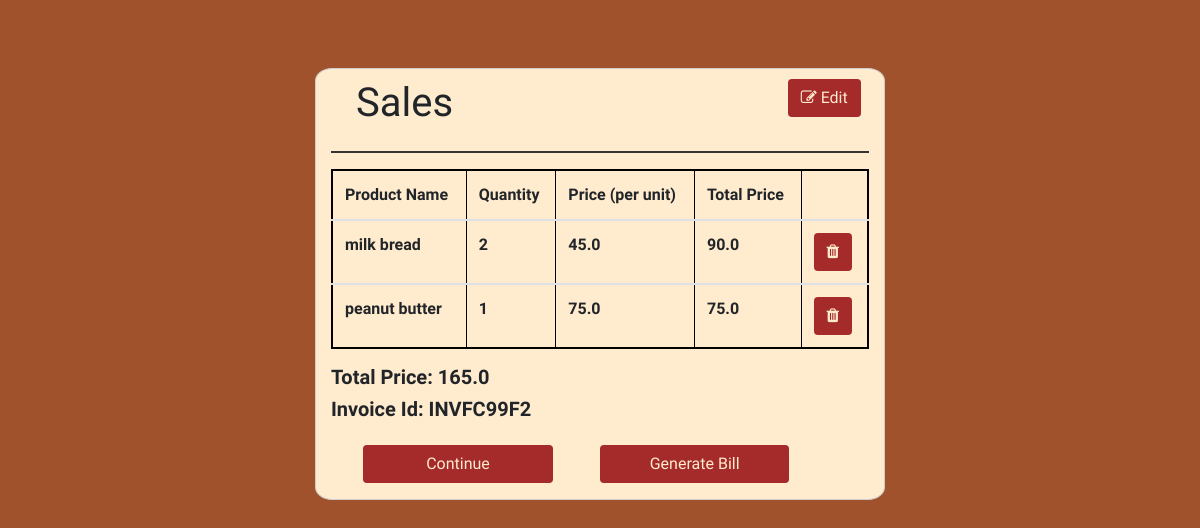
The page /sales/INVFC99F2/confirmation on the database its author committed.
### inv_app/models.py (models this page shows, shortened)
class Cust_Sale(models.Model):
    product_name = models.CharField(max_length = 100)
    quantity = models.IntegerField()
    price = models.FloatField(max_length = 10)
    total_price = models.FloatField(max_length = 10)
    invoice_id = models.ForeignKey(Invoice, on_delete = models.CASCADE)
    sale_date = models.DateTimeField(auto_now_add = True)

class Invoice(models.Model):
    invoice_id = models.CharField(primary_key=True, max_length = 10)
    cust_name = models.CharField(max_length = 100)
    cust_phone = PhoneNumberField()

### inv_app/views.py (the view)
# urls.py: path('sales/<invoice_id>/confirmation', views.confirm, name = "confirm"),
def confirm(request, invoice_id):
    invoice = Invoice.objects.filter(invoice_id = invoice_id).first()
    product_sale = Cust_Sale.objects.filter(invoice_id = invoice.invoice_id).all()
    total_price = 0
    for prod in product_sale:
        total_price = total_price + prod.price * prod.quantity
    return render(request, 'confirmation.html', {'total': total_price, 'invoice': invoice.invoice_id, 'product_sale': product_sale})

### templates/confirmation.html (shortened to what this page needs)
{% load static %}
<!DOCTYPE html>
<html lang="en">
    <head>
        <link rel="stylesheet" href="https://maxcdn.bootstrapcdn.com/bootstrap/4.0.0/css/bootstrap.min.css">
        <link rel="stylesheet" href="https://stackpath.bootstrapcdn.com/font-awesome/4.7.0/css/font-awesome.min.css">
        <link rel="stylesheet" href="{% static 'css/styles.css' %}">
    </head>
    <body>
        <div class="container">
            <div class="row">
                <div class="prod col-md-6 offset-md-3 col-12">
                    <div class="row" id = "edit">
                        <div class = "col-md-10 col-12"><h1>Sales</h1></div>
                        <div class="col-md-2 col-12"><a href="{% url 'product_sale' invoice %}" class = "btn btn-outline"><span><i class = "fa fa-edit"></i></span> Edit</a></div>
                    </div>
                    <hr style = "border:1px solid #333;">
                    <table class = "table" border = "1">
                        <thead>
                            <th scope = "col">Product Name</th>
                            <th scope = "col">Quantity</th>
                            <th scope = "col">Price (per unit)</th>
                            <th scope = "col">Total Price</th>
                            <th></th>
                        </thead>
                        {% for prodo in product_sale %}
                            <tbody>
                                <td>{{ prodo.product_name }}</td>
                                <td>{{ prodo.quantity }}</td>
                                <td>{{ prodo.price }}</td>
                                <td>{{ prodo.total_price }}</td>
                                <td><a href="{% url 'delete_entry' invoice prodo.product_name prodo.price %}" class = "btn btn-outline"><span><i class = "fa fa-trash"></i></span></a></td>
                            </tbody>
                        {% endfor %}
                    </table>
                    <h5>Total Price: {{ total }}</h5>
                    <h5>Invoice Id: {{ invoice }}</h5>
                    <div class="row">
                        <a href="{% url 'index' %}" class = "btn btn-outline offset-1 col-4 mb-3 mt-3">Continue</a>
                        <a target = "_blank" href = "../../../bill/{{ invoice }}" class="btn btn-outline offset-1 col-4 mb-3 mt-3"><span></span>Generate Bill</a>
                    </div>
                </div>
            </div>
        </div>
    </body>
</html>

### templates/confirmation.html (style rules this page uses)
body { margin-top: 60px; background-color: #a0522d; font-family: 'Actor'; }
.prod { border:1px solid #cecece; background-color: blanchedalmond; border-radius: 3%; font-weight: bold; z-index: 1; margin-top: 1vh; }
.btn { background-color: brown; color: blanchedalmond; }
#edit { margin: 10px; }
.table { border: 2px solid #000; border-radius: 10px; }
h5 { font-weight: bold; }

### rows shown on the page
Cust_Sale: product_name "milk bread", quantity "2", price "45.0", total_price "90.0"
Cust_Sale: product_name "peanut butter", quantity "1", price "75.0", total_price "75.0"
Invoice: invoice_id "INVFC99F2"

### other values the page prints
{{ total }} "165.0"
